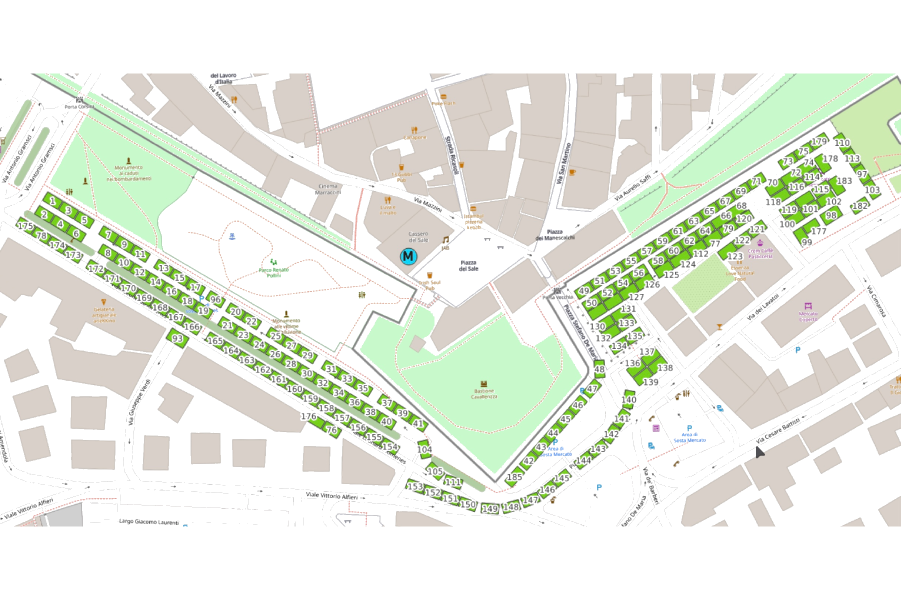
#> input picture data/grosseto_pianta_transparent.png, 1801 x 1200 px (shown at 1/2 size)
$ python recreate_clean_map_v4.py
#> lines starting #> are read from the running program, lines starting #| are printed output that depends on the picture; after the words box and inside, x2 and y2 are one past the last pixel; in counts of white or black regions, pixels touching at a corner belong together
#!/usr/bin/env python3
"""
FOTOCOPIATRICE DIGITALE V4
- Filtra per dimensione (solo posteggi, no aree verdi)
- Separa posteggi fusi
"""

from PIL import Image, ImageDraw, ImageFont
import numpy as np
import cv2
import json

print("🖨️  FOTOCOPIATRICE DIGITALE V4 - Filtro Intelligente")
print("=" * 60)

# Carica immagine originale
img = Image.open('data/grosseto_pianta_transparent.png').convert('RGB')
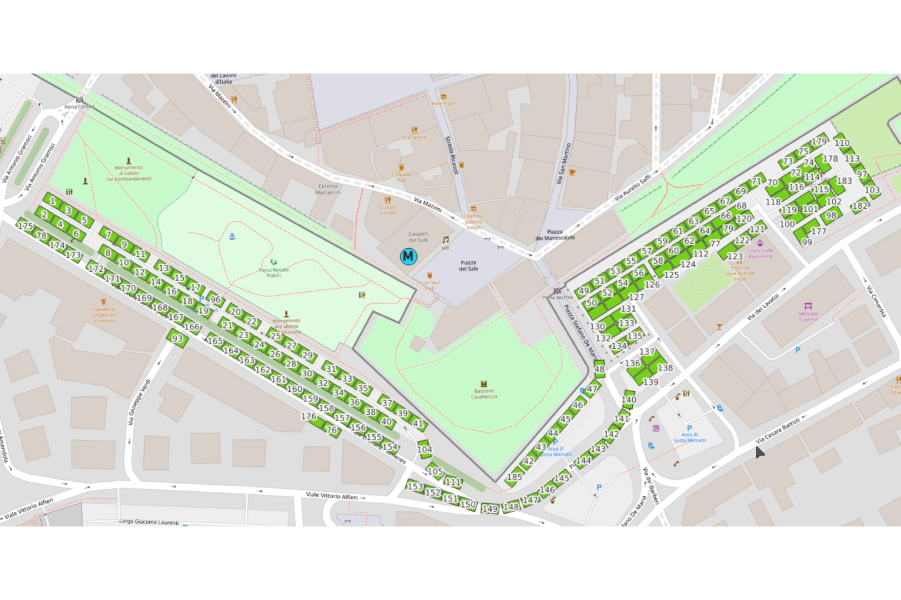
#> img: PIL image 1801x1200 RGB (shown at 1/2 size); mean R, G, B 223.2, 228.5, 217.5
img_np = np.array(img)
height, width = img_np.shape[:2]
#> height = 1200; width = 1801

print(f"📐 Dimensioni immagine: {width}x{height}")
#| 📐 Dimensioni immagine: 1801x1200

# Converti in HSV
hsv = cv2.cvtColor(img_np, cv2.COLOR_RGB2HSV)
#> hsv: shape (1200, 1801, 3); mean H, S, V 24.1, 17.1, 231.1

# Range per verde
lower_green = np.array([35, 40, 40])
upper_green = np.array([85, 255, 255])
mask = cv2.inRange(hsv, lower_green, upper_green)
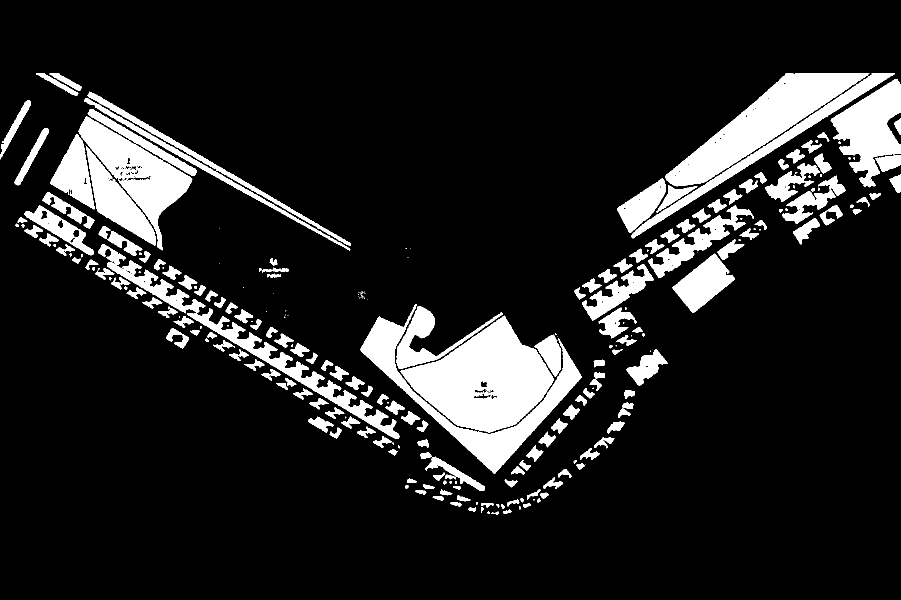
#> mask: shape (1200, 1801) (shown at 1/2 size); 12.8% white; 276 white regions (81 under 20 px)

print(f"✅ Pixel verdi rilevati: {np.sum(mask > 0)}")
#| ✅ Pixel verdi rilevati: 276900

# Trova contorni
contours, _ = cv2.findContours(mask, cv2.RETR_EXTERNAL, cv2.CHAIN_APPROX_SIMPLE)
#> contours = 266 contours, 87 with area under 20; largest, box (x1, y1, x2, y2) and area: (801, 631, 1108, 865) 39164, (1330, 147, 1739, 373) 28232, (720, 608, 1164, 947) 21100, (157, 233, 385, 501) 18992, (1661, 158, 1801, 375) 15175

print(f"✅ Contorni trovati: {len(contours)}")
#| ✅ Contorni trovati: 266

# Filtra per dimensione posteggio
# Un posteggio tipico è circa 3m x 5m = 15 mq
# Nella pianta: circa 500-5000 pixel di area
min_area = 500
max_area = 15000

rectangles = []

for c in contours:
    area = cv2.contourArea(c)

    if min_area < area < max_area:
        # Approssima a rettangolo
        rect = cv2.minAreaRect(c)
        box = cv2.boxPoints(rect)
        box = np.intp(box)

        # Dimensioni rettangolo
        w, h = rect[1]
        if w == 0 or h == 0:
            continue

        # Aspect ratio (per rilevare posteggi fusi)
        aspect = max(w, h) / min(w, h)

        # Calcola centro
        center = rect[0]
        cx, cy = int(center[0]), int(center[1])

        rectangles.append({
            'box': box,
            'center': (cx, cy),
            'area': area,
            'rect': rect,
            'aspect': aspect,
            'width': w,
            'height': h
        })
#> this loop made 266 passes
#> (area, rect, box, w, h, aspect, cx, cy) on passes 40, 58, 88, 100, 106: (1568.5, ((914, 946.7), (32.03, 125.2), -68.91), [[966, 984], [849, 939], [861, 909], [978, 954]], 32.03, 125.2, 3.91, 913, 946), (647.5, ((641, 845.9), (21.09, 48.19), -59.04), [[656, 867], [614, 842], [625, 824], [667, 849]], 21.09, 48.19, 2.28, 640, 845), (2464, ((1293.5, 732.8), (73.97, 42.93), -38.42), [[1277, 772], [1251, 739], [1309, 693], [1335, 726]], 73.97, 42.93, 1.72, 1293, 732), (2328.5, ((1107.3, 710), (44.64, 73.75), -33.93), [[1109, 753], [1068, 691], [1105, 666], [1146, 728]], 44.64, 73.75, 1.65, 1107, 710), (629.5, ((354.7, 675.9), (25.55, 40.82), -59.04), [[365, 697], [330, 676], [343, 654], [378, 675]], 25.55, 40.82, 1.6, 354, 675)
#> area on passes 1, 3, 4, 5, 7, 9: 29.5, 65, 71.5, 26.5, 30, 73.5
#> after the loop, rectangles = 35 items

print(f"✅ Rettangoli validi (area {min_area}-{max_area}): {len(rectangles)}")
#| ✅ Rettangoli validi (area 500-15000): 35

# Separa posteggi fusi (aspect ratio troppo alto)
max_aspect = 4.0  # Se > 4:1 probabilmente sono 2+ posteggi
rectangles_final = []

for r in rectangles:
    if r['aspect'] > max_aspect:
        # Posteggio fuso! Prova a dividerlo
        # Per ora lo skippo (implementazione complessa)
        print(f"   ⚠️  Posteggio fuso rilevato (aspect {r['aspect']:.1f}), skipped")
        continue
    else:
        rectangles_final.append(r)
#> this loop made 35 passes
#|    ⚠️  Posteggio fuso rilevato (aspect 14.2), skipped
#|    ⚠️  Posteggio fuso rilevato (aspect 6.6), skipped
#|    ⚠️  Posteggio fuso rilevato (aspect 5.3), skipped
#|    ⚠️  Posteggio fuso rilevato (aspect 4.7), skipped
#|    ⚠️  Posteggio fuso rilevato (aspect 5.2), skipped
#|    ⚠️  Posteggio fuso rilevato (aspect 9.8), skipped
#|    ⚠️  Posteggio fuso rilevato (aspect 15.4), skipped
#|    ⚠️  Posteggio fuso rilevato (aspect 9.5), skipped
#> (further printed lines are left out)
#> after the loop, rectangles_final = 22 items

print(f"✅ Posteggi finali (dopo filtro aspect): {len(rectangles_final)}")
#| ✅ Posteggi finali (dopo filtro aspect): 22

# Ordina per posizione
rectangles_final.sort(key=lambda r: (r['center'][1] // 50, r['center'][0]))

# Crea immagine pulita
img_clean = Image.new('RGBA', (width, height), (0, 0, 0, 0))
#> img_clean: PIL image 1801x1200 RGBA; every value is 0
draw = ImageDraw.Draw(img_clean)

# Colore verde
verde = (76, 175, 80, 255)

# Font
try:
    font = ImageFont.truetype('/usr/share/fonts/truetype/dejavu/DejaVuSans-Bold.ttf', 16)
except:
    try:
        font = ImageFont.truetype('/usr/share/fonts/truetype/liberation/LiberationSans-Bold.ttf', 16)
    except:
        font = ImageFont.load_default()

# Disegna
stalls_data = []

for idx, item in enumerate(rectangles_final):
    num = idx + 1
    box = item['box']
    cx, cy = item['center']

    # Converti box
    points = [(int(pt[0]), int(pt[1])) for pt in box]

    # Disegna rettangolo
    draw.polygon(points, fill=verde, outline=verde)

    # Disegna numero
    text = str(num)

    try:
        bbox = draw.textbbox((0, 0), text, font=font)
        text_width = bbox[2] - bbox[0]
        text_height = bbox[3] - bbox[1]
    except:
        text_width, text_height = 20, 20

    text_x = cx - text_width // 2
    text_y = cy - text_height // 2

    # Bordo nero
    for dx, dy in [(-1,-1), (-1,1), (1,-1), (1,1)]:
        draw.text((text_x+dx, text_y+dy), text, fill=(0, 0, 0, 255), font=font)

    # Testo bianco
    draw.text((text_x, text_y), text, fill=(255, 255, 255, 255), font=font)

    # Salva dati
    stalls_data.append({
        'id': num,
        'center_px': [cx, cy],
        'box': box.tolist(),
        'area': item['area'],
        'width': item['width'],
        'height': item['height'],
        'aspect': item['aspect']
    })
#> this loop made 22 passes
#> (cx, cy, points, text, bbox, text_width, text_x, text_y) on passes 1 to 6: (170, 342, [(187, 418), (96, 368), (152, 267), (243, 317)], '1', (0, 3, 11, 15), 11, 165, 336), (1644, 326, [(1646, 347), (1626, 317), (1643, 305), (1663, 336)], '2', (0, 3, 11, 15), 11, 1639, 320), (1777, 326, [(1754, 344), (1750, 315), (1799, 308), (1803, 337)], '3', (0, 3, 11, 15), 11, 1772, 320), (1344, 384, [(1313, 425), (1295, 395), (1375, 344), (1394, 373)], '4', (0, 3, 11, 15), 11, 1339, 378), (1586, 363, [(1551, 411), (1528, 375), (1621, 315), (1644, 351)], '5', (0, 3, 11, 15), 11, 1581, 357), (1663, 375, [(1657, 403), (1635, 369), (1669, 347), (1691, 380)], '6', (0, 3, 11, 15), 11, 1658, 369)
#> after the loop, stalls_data = 22 items

print(f"✅ Disegnati {len(rectangles_final)} posteggi")
#| ✅ Disegnati 22 posteggi

# Salva
output_path = 'data/grosseto_pianta_clean.png'
img_clean.save(output_path, 'PNG')
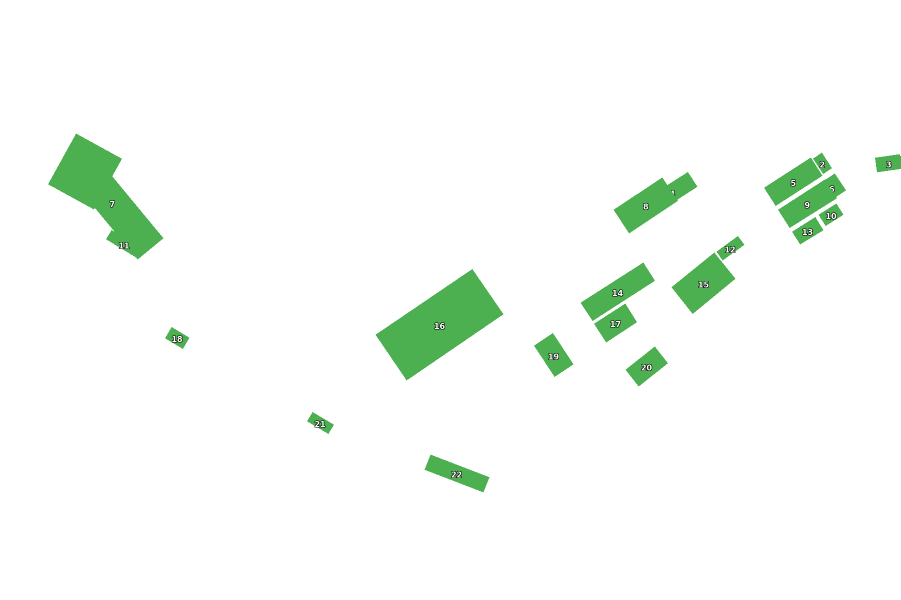
#> saved as grosseto_pianta_clean.png: PIL image 1801x1200 RGBA (shown at 1/2 size); mean R, G, B, A 3.7, 8.3, 3.9, 12.3; transparent parts drawn white

print(f"✅ Immagine salvata: {output_path}")

# Salva JSON
stalls_output = {
    'total': len(stalls_data),
    'stalls': stalls_data,
    'image': {
        'width': width,
        'height': height,
        'source': output_path
    },
    'filters': {
        'min_area': min_area,
        'max_area': max_area,
        'max_aspect': max_aspect
    }
}

with open('data/extracted_stalls_clean.json', 'w') as f:
    json.dump(stalls_output, f, indent=2)

print(f"✅ Dati salvati")

print("\n" + "=" * 60)
print(f"🎉 COMPLETATO!")
print(f"📊 Posteggi totali: {len(stalls_data)}")
#| 📊 Posteggi totali: 22
print(f"📊 Area min/max: {min_area}/{max_area} px")
print(f"📊 Aspect max: {max_aspect}")

$ run again, with data/debug_detection.png copied over data/grosseto_pianta_transparent.png
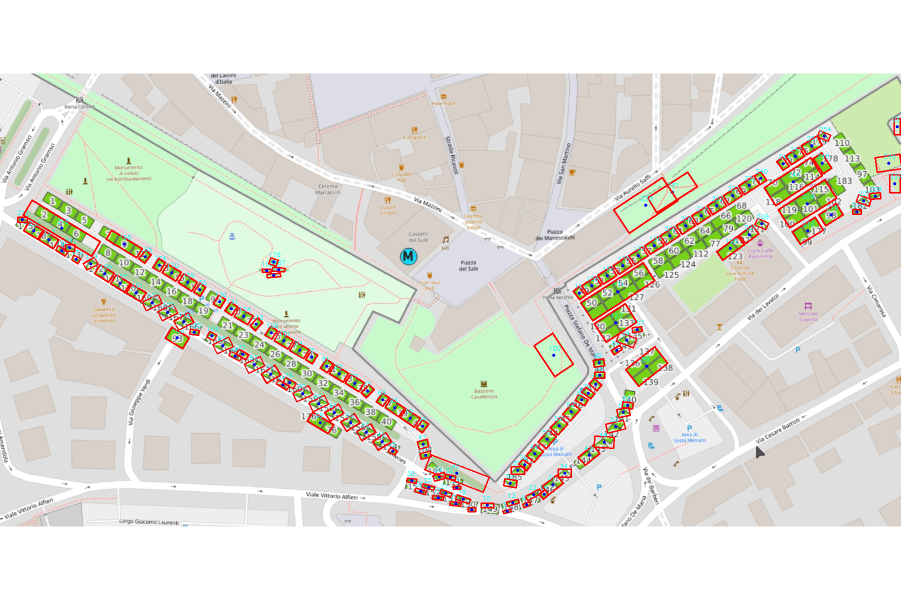
#> input picture data/debug_detection.png, 1801 x 1200 px (shown at 1/2 size)
#> img is the input picture: PIL image 1801x1200 RGB; mean R, G, B 223.7, 224.4, 214.5
#| 📐 Dimensioni immagine: 1801x1200
#> hsv: shape (1200, 1801, 3); mean H, S, V 23.3, 22.3, 232.5
#> `mask = cv2.inRange(hsv, lower_green, upper_green)`:
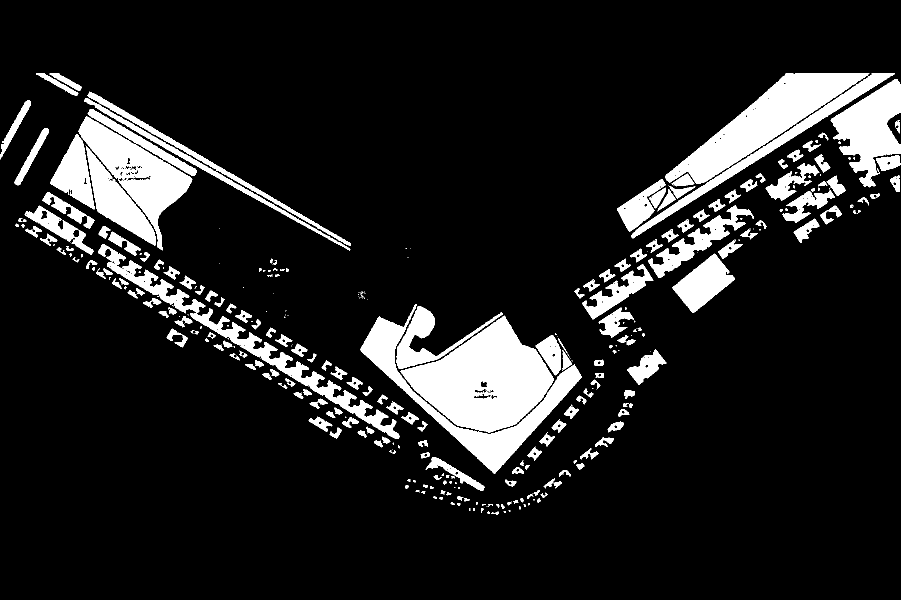
#> mask: shape (1200, 1801) (shown at 1/2 size); 12.1% white; 369 white regions (151 under 20 px)
#| ✅ Pixel verdi rilevati: 260852
#> contours = 359 contours, 175 with area under 20; largest, box (x1, y1, x2, y2) and area: (801, 631, 1108, 865) 39161, (1330, 147, 1739, 368) 27368, (720, 608, 1164, 947) 20438, (157, 233, 385, 501) 18992, (1661, 158, 1801, 375) 15089
#| ✅ Contorni trovati: 359
#> the loop `for c in contours:` made 359 passes
#> (area, rect, box, w, h, aspect, cx, cy) on passes 60, 84, 133: (1527.5, ((913.4, 946.5), (29.44, 122.5), -68.91), [[965, 982], [850, 938], [861, 910], [975, 954]], 29.44, 122.5, 4.16, 913, 946), (539.5, ((640.5, 845.5), (17.65, 45.33), -59.3), [[655, 864], [616, 841], [625, 826], [664, 849]], 17.65, 45.33, 2.57, 640, 845), (2245, ((1293, 732.5), (70.81, 38.66), -38.42), [[1277, 769], [1253, 739], [1308, 695], [1332, 725]], 70.81, 38.66, 1.83, 1293, 732)
#> after the loop `for c in contours:`: rectangles = 33 items
#| ✅ Rettangoli validi (area 500-15000): 33
#> the loop `for r in rectangles:` made 33 passes
#|    ⚠️  Posteggio fuso rilevato (aspect 4.2), skipped
#|    ⚠️  Posteggio fuso rilevato (aspect 14.1), skipped
#|    ⚠️  Posteggio fuso rilevato (aspect 6.6), skipped
#|    ⚠️  Posteggio fuso rilevato (aspect 5.3), skipped
#|    ⚠️  Posteggio fuso rilevato (aspect 5.0), skipped
#> (further printed lines are left out)
#> after the loop `for r in rectangles:`: rectangles_final = 19 items
#| ✅ Posteggi finali (dopo filtro aspect): 19
#> img_clean: PIL image 1801x1200 RGBA; every value is 0
#> the loop `for idx, item in enumerate(rectangles_final):` made 19 passes
#> (cx, cy, points, text, bbox, text_width, text_x, text_y) on passes 1 to 4: (170, 342, [(187, 418), (96, 368), (152, 267), (243, 317)], '1', (0, 3, 11, 15), 11, 165, 336), (1776, 325, [(1755, 342), (1751, 316), (1797, 309), (1801, 335)], '2', (0, 3, 11, 15), 11, 1771, 319), (1319, 395, [(1309, 416), (1296, 395), (1329, 374), (1342, 395)], '3', (0, 3, 11, 15), 11, 1314, 389), (1365, 366, [(1356, 387), (1342, 366), (1374, 346), (1388, 367)], '4', (0, 3, 11, 15), 11, 1360, 360)
#| ✅ Disegnati 19 posteggi
#> `img_clean.save(output_path, 'PNG')`:
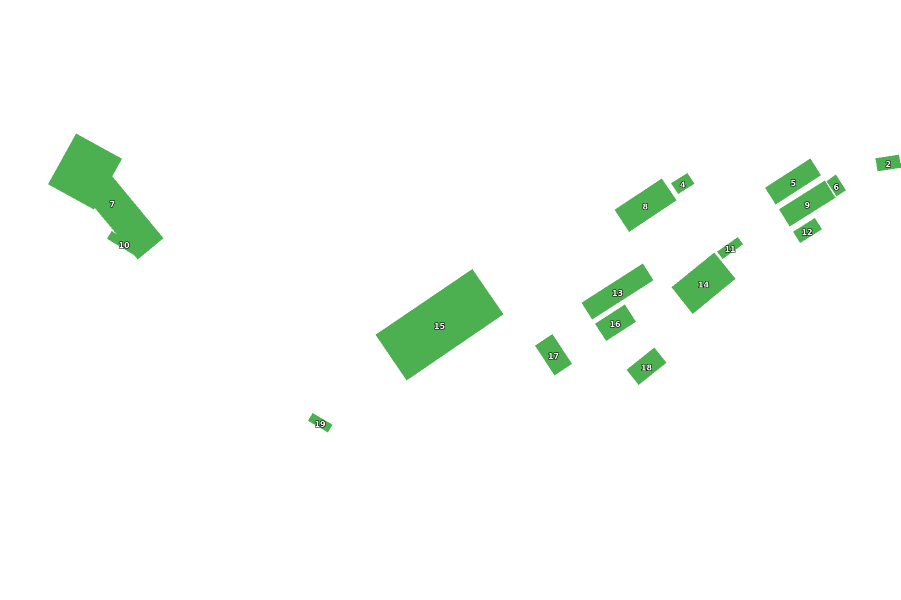
#> saved as grosseto_pianta_clean.png: PIL image 1801x1200 RGBA (shown at 1/2 size); mean R, G, B, A 3.3, 7.3, 3.5, 10.8; transparent parts drawn white
#| 📊 Posteggi totali: 19
